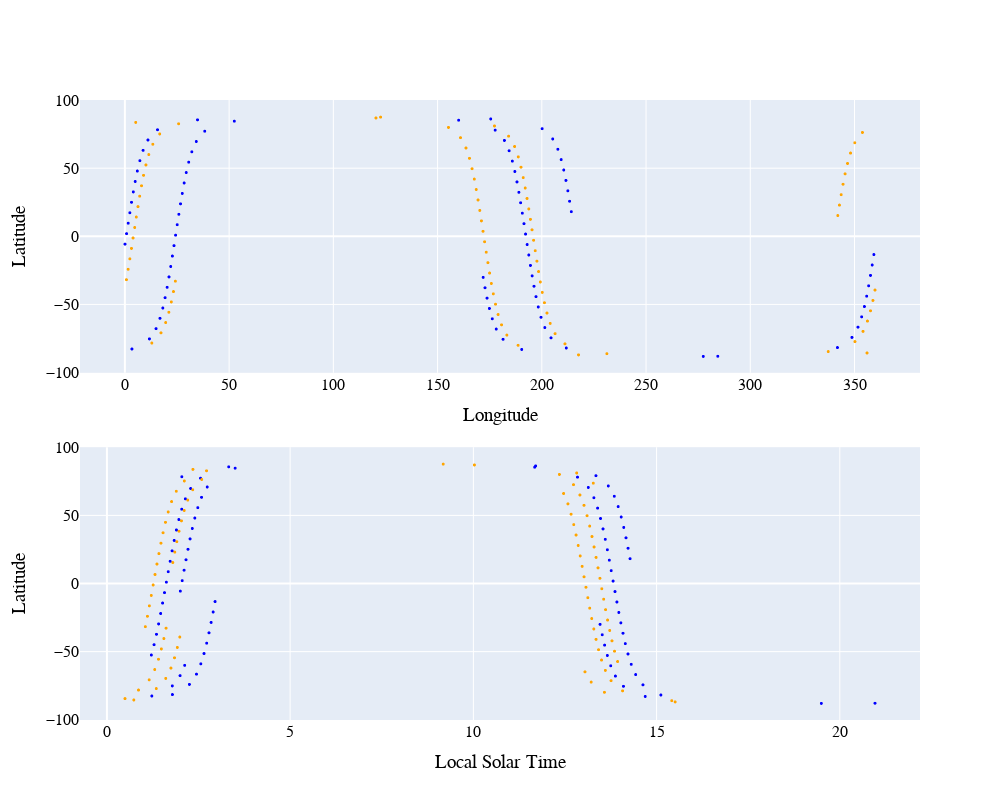

This figure's notebook cell:
### Code cell
%load_ext autoreload
%autoreload 2
        
        
def plot_from_csv(fig, plot_num, csv, model_name):
    ####  Get Plot Parameters for this model
    model_m1 = model_name
    col = get_plot_params(plot_num, model_m1)

    
    mask_day1 = pd.to_datetime(csv_dicts[imodel]['Date'].values).day==9
    mask_day_last = pd.to_datetime(csv_dicts[imodel]['Date'].values).day==22

    
    mask_orbits = pd.to_datetime(csv_dicts[imodel]['Date'].values).hour<3
   
    
    fig.add_trace(go.Scattergl(x=csv['Lon'][mask_day1 & mask_orbits],
                             y=csv['Lat'][mask_day1 & mask_orbits],
                                 mode='markers+text',
                                 opacity=1,
                                     marker=dict(color='blue',size=3),
                                     line = dict(color='blue',width=2),
                                 showlegend=False),
                                 secondary_y=False, row=1, col=1)
    fig.add_trace(go.Scattergl(x=csv['LocTime'][mask_day1 & mask_orbits],
                             y=csv['Lat'][mask_day1 & mask_orbits],
                                 mode='markers',
                                 opacity=1,
                                 marker=dict(color='blue',size=3),
                                 showlegend=False),row=2, col=1)
   

    ### -----------------------------------------------------------------------------------------------------        

    fig.add_trace(go.Scattergl(x=csv['Lon'][mask_day_last & mask_orbits],
                             y=csv['Lat'][mask_day_last & mask_orbits],
                                 mode='markers+text',
                                 opacity=1,
                                     marker=dict(color='orange',size=3),
                                     line = dict(color='orange',width=2),
                                 showlegend=False),
                                 secondary_y=False, row=1, col=1)
    fig.add_trace(go.Scattergl(x=csv['LocTime'][mask_day_last & mask_orbits],
                             y=csv['Lat'][mask_day_last & mask_orbits],
                                 mode='markers',
                                 opacity=1,
                                 marker=dict(color='orange',size=3),
                                 showlegend=False),row=2, col=1)
#     if plot_num == 0:
    fig.update_yaxes( title="Latitude", 
                     exponentformat= 'power',row=1, col=1)
    fig.update_xaxes( title="Longitude", 
                         exponentformat= 'power',row=1, col=1)
    fig.update_yaxes( title="Latitude", 
                     exponentformat= 'power',row=2, col=1)
    fig.update_xaxes( title="Local Solar Time", 
                         exponentformat= 'power',row=2, col=1)

    return(fig)
    ### -----------------------------------------------------------------------------------------------------
    ### -----------------------------------------------------------------------------------------------------
    ### -----------------------------------------------------------------------------------------------------
    ### -----------------------------------------------------------------------------------------------------
    ### -----------------------------------------------------------------------------------------------------

run_dict = { 
              'jb2008'   : 3  ,
           }

fig = make_subplots(rows=2, cols=1,
                    vertical_spacing = 0.12,
                    shared_xaxes=False)


rms_model = {}

for iplot,model in enumerate(run_list):
    fig = plot_from_csv(fig, iplot, csv_dicts[model], model )




#######################################################
font_dict=dict(family='Arial',size=16,color='black')
######################################################
fig.update_layout(
                  autosize=False,    width=1000,    height=800,
                  legend= {'itemsizing': 'trace'},
                  font=font_dict,
                 )
fig.update_annotations(font_size=16)  # Increase size of subplot title
fig.show(config=dict({
            'displayModeBar': False,
            'responsive': False,
            'staticPlot': False,
            'displaylogo': False,
            'showTips'   : False,
            }))



# longitude, LT, Change UT to be based on the date

### Figure 1 — Plotly figure (JSON) as saved in the notebook; plotly's stock layout.template omitted (floating-point values rounded to 4 significant figures)
{"data": [{"line": {"color": "blue", "width": 2}, "marker": {"color": "blue", "size": 3}, "mode": "markers+text", "opacity": 1, "showlegend": false, "type": "scattergl", "x": [214.2, 213.3, 212.5, 211.6, 210.5, 209.3, 207.7, 205.2, 200.2, 175.5, 52.49, 38.31, 34.26, 32.11, 30.62, 29.45, 28.44, 27.53, 26.69, 25.89, 25.1, 24.33, 23.56, 22.79, 21.99, 21.16, 20.28, 19.31, 18.2, 16.83, 14.95, 11.77, 3.377, 277.4, 211.8, 204.4, 201.4, 199.6, 198.3, 197.2, 196.2, 195.4, 194.5, 193.8, 193.0, 192.2, 191.4, 190.7, 189.8, 189.0, 188.1, 187.1, 185.9, 184.3, 182.1, 177.6, 160.1, 34.85, 15.66, 11.06, 8.745, 7.191, 5.983, 4.959, 4.042, 3.191, 2.381, 1.597, 0.825, 0.0563, 359.3, 358.5, 357.7, 356.8, 355.8, 354.8, 353.4, 351.7, 348.8, 341.8, 284.4, 190.4, 181.4, 178.1, 176.2, 174.9, 173.7, 172.8, 171.9], "xaxis": "x", "y": [18.35, 26.02, 33.69, 41.35, 48.99, 56.62, 64.23, 71.81, 79.35, 86.52, 84.85, 77.48, 69.93, 62.34, 54.72, 47.09, 39.45, 31.79, 24.12, 16.45, 8.769, 1.088, -6.59, -14.26, -21.93, -29.58, -37.21, -44.83, -52.44, -60.02, -67.58, -75.11, -82.55, -87.97, -81.81, -74.36, -66.82, -59.26, -51.67, -44.06, -36.44, -28.8, -21.15, -13.48, -5.806, 1.874, 9.557, 17.24, 24.91, 32.58, 40.24, 47.88, 55.51, 63.12, 70.72, 78.26, 85.57, 85.84, 78.57, 71.03, 63.44, 55.83, 48.2, 40.56, 32.9, 25.24, 17.56, 9.882, 2.2, -5.479, -13.15, -20.82, -28.47, -36.11, -43.73, -51.34, -58.93, -66.49, -74.03, -81.49, -87.88, -82.86, -75.44, -67.91, -60.35, -52.77, -45.16, -37.54, -29.91], "yaxis": "y"}, {"marker": {"color": "blue", "size": 3}, "mode": "markers", "opacity": 1, "showlegend": false, "type": "scattergl", "x": [14.28, 14.22, 14.17, 14.1, 14.03, 13.95, 13.85, 13.68, 13.34, 11.7, 3.5, 2.554, 2.284, 2.14, 2.041, 1.963, 1.896, 1.836, 1.779, 1.726, 1.674, 1.622, 1.571, 1.519, 1.466, 1.411, 1.352, 1.287, 1.213, 2.122, 1.997, 1.785, 1.225, 19.5, 15.12, 14.63, 14.43, 14.31, 14.22, 14.15, 14.08, 14.02, 13.97, 13.92, 13.87, 13.81, 13.76, 13.71, 13.66, 13.6, 13.54, 13.47, 13.39, 13.29, 13.14, 12.84, 11.67, 3.324, 2.044, 2.738, 2.583, 2.479, 2.399, 2.331, 2.269, 2.213, 2.159, 2.106, 2.055, 2.004, 2.952, 2.899, 2.844, 2.786, 2.722, 2.65, 2.562, 2.444, 2.251, 1.787, 20.96, 14.69, 14.1, 13.88, 13.75, 13.66, 13.58, 13.52, 13.46], "xaxis": "x2", "y": [18.35, 26.02, 33.69, 41.35, 48.99, 56.62, 64.23, 71.81, 79.35, 86.52, 84.85, 77.48, 69.93, 62.34, 54.72, 47.09, 39.45, 31.79, 24.12, 16.45, 8.769, 1.088, -6.59, -14.26, -21.93, -29.58, -37.21, -44.83, -52.44, -60.02, -67.58, -75.11, -82.55, -87.97, -81.81, -74.36, -66.82, -59.26, -51.67, -44.06, -36.44, -28.8, -21.15, -13.48, -5.806, 1.874, 9.557, 17.24, 24.91, 32.58, 40.24, 47.88, 55.51, 63.12, 70.72, 78.26, 85.57, 85.84, 78.57, 71.03, 63.44, 55.83, 48.2, 40.56, 32.9, 25.24, 17.56, 9.882, 2.2, -5.479, -13.15, -20.82, -28.47, -36.11, -43.73, -51.34, -58.93, -66.49, -74.03, -81.49, -87.88, -82.86, -75.44, -67.91, -60.35, -52.77, -45.16, -37.54, -29.91], "yaxis": "y2"}, {"line": {"color": "orange", "width": 2}, "marker": {"color": "orange", "size": 3}, "mode": "markers+text", "opacity": 1, "showlegend": false, "type": "scattergl", "x": [24.23, 23.31, 22.29, 21.1, 19.56, 17.31, 12.93, 356.0, 231.2, 211.1, 206.4, 204.0, 202.5, 201.3, 200.2, 199.3, 198.4, 197.6, 196.9, 196.1, 195.3, 194.5, 193.7, 192.9, 192.0, 191.1, 190.0, 188.7, 186.9, 184.1, 177.3, 122.7, 25.79, 16.69, 13.39, 11.47, 10.09, 8.967, 7.993, 7.106, 6.274, 5.476, 4.698, 3.929, 3.159, 2.377, 1.573, 0.7307, 359.8, 358.8, 357.7, 356.2, 354.1, 350.2, 337.4, 217.6, 188.6, 183.2, 180.7, 179.0, 177.8, 176.7, 175.8, 174.9, 174.1, 173.3, 172.6, 171.8, 171.0, 170.2, 169.4, 168.6, 167.6, 166.6, 165.3, 163.6, 161.0, 155.2, 120.4, 5.197, 353.8, 350.1, 348.1, 346.6, 345.5, 344.5, 343.6, 342.8, 342.0], "xaxis": "x", "y": [-32.71, -40.34, -47.96, -55.55, -63.13, -70.68, -78.19, -85.46, -85.98, -78.77, -71.27, -63.72, -56.14, -48.55, -40.93, -33.3, -25.66, -18.0, -10.33, -2.65, 5.032, 12.71, 20.39, 28.07, 35.73, 43.38, 51.02, 58.64, 66.25, 73.83, 81.33, 87.84, 82.94, 75.48, 67.91, 60.31, 52.69, 45.06, 37.41, 29.75, 22.08, 14.4, 6.724, -0.9574, -8.635, -16.31, -23.97, -31.61, -39.25, -46.86, -54.46, -62.04, -69.6, -77.11, -84.47, -86.88, -79.83, -72.35, -64.8, -57.23, -49.64, -42.03, -34.4, -26.75, -19.1, -11.43, -3.751, 3.931, 11.61, 19.29, 26.97, 34.63, 42.29, 49.93, 57.55, 65.16, 72.74, 80.26, 87.23, 83.98, 76.56, 69.0, 61.4, 53.79, 46.16, 38.51, 30.85, 23.18, 15.51], "yaxis": "y"}, {"marker": {"color": "orange", "size": 3}, "mode": "markers", "opacity": 1, "showlegend": false, "type": "scattergl", "x": [1.615, 1.554, 1.486, 1.406, 1.304, 1.154, 0.8617, 0.7338, 15.41, 14.07, 13.76, 13.6, 13.5, 13.42, 13.35, 13.29, 13.23, 13.18, 13.12, 13.07, 13.02, 12.97, 12.92, 12.86, 12.8, 12.74, 12.67, 12.58, 12.46, 13.27, 12.82, 9.177, 2.719, 2.113, 1.893, 1.765, 1.672, 1.598, 1.533, 1.474, 1.418, 1.365, 1.313, 1.262, 1.211, 1.158, 1.105, 1.049, 1.989, 1.922, 1.844, 1.746, 1.606, 1.347, 0.4933, 15.51, 13.58, 13.22, 13.05, 13.94, 13.85, 13.78, 13.72, 13.66, 13.61, 13.56, 13.5, 13.45, 13.4, 13.35, 13.29, 13.24, 13.17, 13.1, 13.02, 12.91, 12.73, 12.35, 10.03, 2.346, 2.587, 2.342, 2.206, 2.11, 2.033, 1.967, 1.907, 1.851, 1.798], "xaxis": "x2", "y": [-32.71, -40.34, -47.96, -55.55, -63.13, -70.68, -78.19, -85.46, -85.98, -78.77, -71.27, -63.72, -56.14, -48.55, -40.93, -33.3, -25.66, -18.0, -10.33, -2.65, 5.032, 12.71, 20.39, 28.07, 35.73, 43.38, 51.02, 58.64, 66.25, 73.83, 81.33, 87.84, 82.94, 75.48, 67.91, 60.31, 52.69, 45.06, 37.41, 29.75, 22.08, 14.4, 6.724, -0.9574, -8.635, -16.31, -23.97, -31.61, -39.25, -46.86, -54.46, -62.04, -69.6, -77.11, -84.47, -86.88, -79.83, -72.35, -64.8, -57.23, -49.64, -42.03, -34.4, -26.75, -19.1, -11.43, -3.751, 3.931, 11.61, 19.29, 26.97, 34.63, 42.29, 49.93, 57.55, 65.16, 72.74, 80.26, 87.23, 83.98, 76.56, 69.0, 61.4, 53.79, 46.16, 38.51, 30.85, 23.18, 15.51], "yaxis": "y2"}], "layout": {"autosize": false, "font": {"color": "black", "family": "Arial", "size": 16}, "height": 800, "legend": {"itemsizing": "trace"}, "width": 1000, "xaxis": {"anchor": "y", "domain": [0, 1], "exponentformat": "power", "title": {"text": "Longitude"}}, "xaxis2": {"anchor": "y2", "domain": [0, 1], "exponentformat": "power", "title": {"text": "Local Solar Time"}}, "yaxis": {"anchor": "x", "domain": [0.56, 1], "exponentformat": "power", "title": {"text": "Latitude"}}, "yaxis2": {"anchor": "x2", "domain": [0, 0.44], "exponentformat": "power", "title": {"text": "Latitude"}}}}
